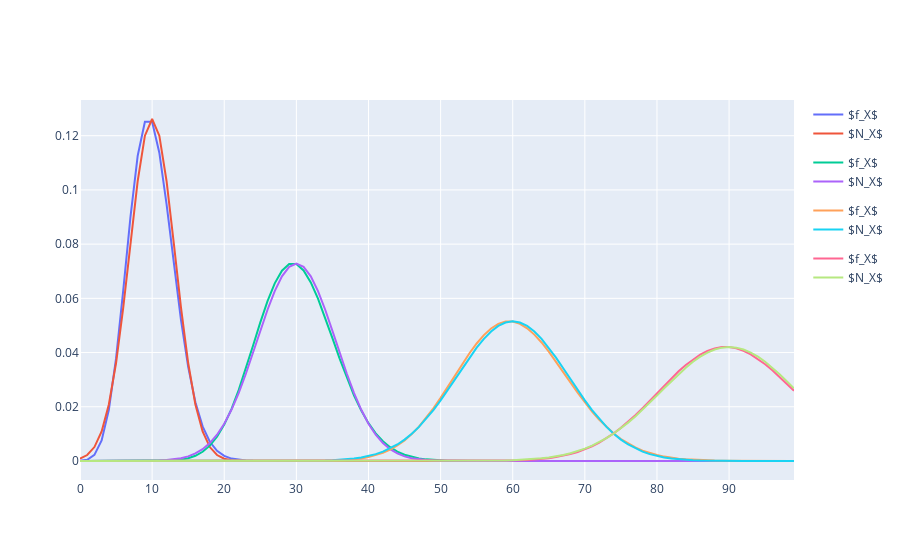

Write notebook code for a chart like this one.
### Markdown cell above
Let 

$$X\sim\text{Poisson}(\lambda\in\mathbb{R}_{\text{nonneg}})$$

$$f_X(x)=e^{-\lambda}\frac{\lambda^x}{x!}$$

For large $\lambda$, this distribution is well approximated--at least in the vicinity of $r\simeq\lambda$--by a Gaussian distribution with mean $\lambda$ and variance $\lambda$.

$$e^{-\lambda}\frac{\lambda^x}{x!}\simeq\frac{1}{\sqrt{2\pi\lambda}}e^{-\frac{(x-\lambda)^2}{2\lambda}}$$

Let $x=\lambda$
$$\begin{align*}
e^{-\lambda}\frac{\lambda^x}{x!}\simeq&\frac{1}{\sqrt{2\pi\lambda}}\\
\implies\lambda!\simeq&\lambda^{\lambda}e^{-\lambda}\sqrt{2\pi\lambda}
\end{align*}$$

### Code cell
x = np.arange(0, 100)

fig = go.Figure()

for l in [10, 30, 60, 90]:
    X = stats.poisson(l)
    N = stats.norm(l, np.sqrt(l))

    fig.add_trace(
        go.Scatter(
            x=x,
            y=X.pmf(x),
            name='$f_X$',
            legendgroup=str(l)
        )
    )

    fig.add_trace(
        go.Scatter(
            x=x,
            y=N.pdf(x),
            name='$N_X$',
            legendgroup=str(l)
        )
    )

fig.show()
